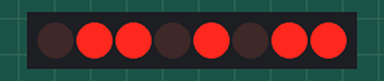
The sketch below on a simulated ESP32. Parts: 8 shift-register outputs drawn as a row of LEDs (first output left, lit = HIGH). Wiring (inferred from the names in the program): shift register (74HC595): data GPIO 25; shift clock GPIO 32; latch GPIO 33. Wiring (inferred from the signals the program sends): row of LEDs: on Q0, Q1, Q2, Q3, Q4, Q5, Q6, Q7.

Above: at 0.02 s.
At 6.1 s:
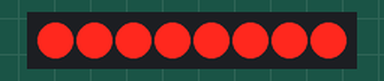
Timing chart, 0 to 7.6 s (numbered marks = the images above):
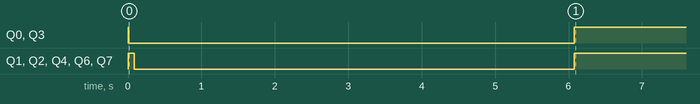

The sketch:

esp32-st7529-midas-lcd.ino
```cpp
/* ---------------------------------------------------------- */
// ESP32-Treiber für das ST7529-basierte MCCOG240160C6W-FPTLW //
// von Tim van den Boom, Studienarbeit im 6. Semester - 2026  //
/* ---------------------------------------------------------- */

// Wichtige Informationen zum Initialisierungsprozess des Midas-Displays stammen aus folgendem Github-Code:
// https://github.com/augustofg/libst7529

// Kommentare mit eckigen Klammern beziehen sich als Referenz auf die Seitenzahl im Datenblatt des ST7529


/*
// Erforderliche Libraries ------------------------------------------------------------------------
*/

#include <Arduino.h>
#include <Adafruit_GFX.h>
#include <Fonts/FreeSansBold7pt7b.h>
#include <Fonts/FreeSansBold18pt7b.h>


/*
// Globale Variablen ------------------------------------------------------------------------------
*/

// Puffer: 1 Byte pro Pixel (Werte 0-31)
// 240 * 160 = 38400 Bytes
uint8_t framebuffer[38400];


/*
// Pin-Definition ---------------------------------------------------------------------------------
*/

// Für das Schieberegister 595
const int PIN_SHIFT = 32;   // SRCLK
const int PIN_STORE = 33;   // RCLK
const int PIN_DATA  = 25;   // SER


// Legacy: Parallelbus
/*
const int LCD_D0 = 13; const int LCD_D1 = 12;
const int LCD_D2 = 33; const int LCD_D3 = 32;
const int LCD_D4 = 25; const int LCD_D5 = 23;
const int LCD_D6 = 22; const int LCD_D7 = 21;

*/
const int LCD_WR = 14;
const int LCD_RS = 26;


/*
// Legacy: Parallele Pins
pinMode(LCD_D0, OUTPUT); pinMode(LCD_D1, OUTPUT);
pinMode(LCD_D2, OUTPUT); pinMode(LCD_D3, OUTPUT);
pinMode(LCD_D4, OUTPUT); pinMode(LCD_D5, OUTPUT);
pinMode(LCD_D6, OUTPUT); pinMode(LCD_D7, OUTPUT);
*/


/*
// Icons als Byte-Array
*/

// 'battery-charging', 24x24px
const unsigned char epd_bitmap_battery_charging [] PROGMEM = {
	0x00, 0x00, 0x00, 0x00, 0x00, 0x00, 0x00, 0x00, 0x00, 0x00, 0x00, 0x00, 0x00, 0x00, 0x00, 0x3f,
	0xff, 0xe0, 0x7f, 0xff, 0xf0, 0xc0, 0x00, 0x18, 0xc0, 0x20, 0x18, 0xc0, 0x60, 0x18, 0xc0, 0xc0,
	0x1b, 0xc0, 0xf8, 0x1b, 0xc0, 0xf8, 0x1b, 0xc0, 0x18, 0x1b, 0xc0, 0x30, 0x18, 0xc0, 0x20, 0x18,
	0xc0, 0x00, 0x18, 0x7f, 0xff, 0xf0, 0x3f, 0xff, 0xe0, 0x00, 0x00, 0x00, 0x00, 0x00, 0x00, 0x00,
	0x00, 0x00, 0x00, 0x00, 0x00, 0x00, 0x00, 0x00
};
// 'battery-empty', 24x24px
const unsigned char epd_bitmap_battery_empty [] PROGMEM = {
	0x00, 0x00, 0x00, 0x00, 0x00, 0x00, 0x00, 0x00, 0x00, 0x00, 0x00, 0x00, 0x00, 0x00, 0x00, 0x3f,
	0xff, 0xe0, 0x7f, 0xff, 0xf0, 0xc0, 0x00, 0x18, 0xc0, 0x00, 0x18, 0xc0, 0x00, 0x18, 0xc0, 0x00,
	0x1b, 0xc0, 0x00, 0x1b, 0xc0, 0x00, 0x1b, 0xc0, 0x00, 0x1b, 0xc0, 0x00, 0x18, 0xc0, 0x00, 0x18,
	0xc0, 0x00, 0x18, 0x7f, 0xff, 0xf0, 0x3f, 0xff, 0xe0, 0x00, 0x00, 0x00, 0x00, 0x00, 0x00, 0x00,
	0x00, 0x00, 0x00, 0x00, 0x00, 0x00, 0x00, 0x00
};
// 'battery-full', 24x24px
const unsigned char epd_bitmap_battery_full [] PROGMEM = {
	0x00, 0x00, 0x00, 0x00, 0x00, 0x00, 0x00, 0x00, 0x00, 0x00, 0x00, 0x00, 0x00, 0x00, 0x00, 0x3f,
	0xff, 0xe0, 0x7f, 0xff, 0xf0, 0xc0, 0x00, 0x18, 0xcf, 0xff, 0x98, 0xdf, 0xff, 0xd8, 0xd8, 0x00,
	0xdb, 0xd8, 0x00, 0xdb, 0xd8, 0x00, 0xdb, 0xd8, 0x00, 0xdb, 0xdf, 0xff, 0xd8, 0xcf, 0xff, 0x98,
	0xc0, 0x00, 0x18, 0x7f, 0xff, 0xf0, 0x3f, 0xff, 0xe0, 0x00, 0x00, 0x00, 0x00, 0x00, 0x00, 0x00,
	0x00, 0x00, 0x00, 0x00, 0x00, 0x00, 0x00, 0x00
};
// 'battery25', 24x24px
const unsigned char epd_bitmap_battery25 [] PROGMEM = {
	0x00, 0x00, 0x00, 0x00, 0x00, 0x00, 0x00, 0x00, 0x00, 0x00, 0x00, 0x00, 0x00, 0x00, 0x00, 0x3f,
	0xff, 0xe0, 0x7f, 0xff, 0xf0, 0xc0, 0x00, 0x18, 0xce, 0x00, 0x18, 0xdf, 0x00, 0x18, 0xdb, 0x00,
	0x1b, 0xdb, 0x00, 0x1b, 0xdb, 0x00, 0x1b, 0xdb, 0x00, 0x1b, 0xdf, 0x00, 0x18, 0xce, 0x00, 0x18,
	0xc0, 0x00, 0x18, 0x7f, 0xff, 0xf0, 0x3f, 0xff, 0xe0, 0x00, 0x00, 0x00, 0x00, 0x00, 0x00, 0x00,
	0x00, 0x00, 0x00, 0x00, 0x00, 0x00, 0x00, 0x00
};
// 'battery50', 24x24px
const unsigned char epd_bitmap_battery50 [] PROGMEM = {
	0x7f, 0xff, 0xf0, 0xff, 0xff, 0xf8, 0xc0, 0x00, 0x18, 0xcf, 0xc0, 0x18, 0xdf, 0xe0, 0x19, 0xd8,
	0x60, 0x1b, 0xd8, 0x60, 0x1b, 0xd8, 0x60, 0x1b, 0xd8, 0x60, 0x1b, 0xdf, 0xe0, 0x19, 0xcf, 0xc0,
	0x18, 0xc0, 0x00, 0x18, 0xff, 0xff, 0xf8, 0x7f, 0xff, 0xf0, 0x00, 0x00, 0x00, 0x00, 0x00, 0x00,
	0x00, 0x00, 0x00, 0x00, 0x00, 0x00, 0x00, 0x00, 0x00, 0x00, 0x00, 0x00, 0x00, 0x00, 0x00, 0x00,
	0x00, 0x00, 0x00, 0x00, 0x00, 0x00, 0x00, 0x00
};
// 'battery75', 24x24px
const unsigned char epd_bitmap_battery75 [] PROGMEM = {
	0x00, 0x00, 0x00, 0x00, 0x00, 0x00, 0x00, 0x00, 0x00, 0x00, 0x00, 0x00, 0x00, 0x00, 0x00, 0x3f,
	0xff, 0xe0, 0x7f, 0xff, 0xf0, 0xc0, 0x00, 0x18, 0xcf, 0xfc, 0x18, 0xdf, 0xfe, 0x18, 0xd8, 0x06,
	0x1b, 0xd8, 0x06, 0x1b, 0xd8, 0x06, 0x1b, 0xd8, 0x06, 0x1b, 0xdf, 0xfe, 0x18, 0xcf, 0xfc, 0x18,
	0xc0, 0x00, 0x18, 0x7f, 0xff, 0xf0, 0x3f, 0xff, 0xe0, 0x00, 0x00, 0x00, 0x00, 0x00, 0x00, 0x00,
	0x00, 0x00, 0x00, 0x00, 0x00, 0x00, 0x00, 0x00
};
// 'gps', 24x24px
const unsigned char epd_bitmap_gps [] PROGMEM = {
	0x3c, 0x3e, 0x1e, 0x7e, 0x3f, 0x3c, 0x40, 0x21, 0x60, 0xc0, 0x21, 0x20, 0xcf, 0xbf, 0x3e, 0xc1,
	0xbe, 0x03, 0x43, 0x20, 0x03, 0x7f, 0x20, 0x3f, 0x3c, 0x20, 0x3e, 0x00, 0x00, 0x00, 0x00, 0x00,
	0x00, 0x00, 0x00, 0x00, 0x00, 0x00, 0x00, 0x00, 0x00, 0x00, 0x00, 0x00, 0x00, 0x00, 0x00, 0x00,
	0x00, 0x00, 0x00, 0x00, 0x00, 0x00, 0x00, 0x00, 0x00, 0x00, 0x00, 0x00, 0x00, 0x00, 0x00, 0x00,
	0x00, 0x00, 0x00, 0x00, 0x00, 0x00, 0x00, 0x00
};
// 'heart', 24x24px
const unsigned char epd_bitmap_heart [] PROGMEM = {
	0x00, 0x00, 0x00, 0x00, 0x00, 0x00, 0x03, 0x81, 0xc0, 0x0f, 0xe7, 0xf0, 0x1f, 0xff, 0xf8, 0x3f,
	0xff, 0xfc, 0x3f, 0xff, 0xfc, 0x7f, 0xff, 0xfe, 0x7f, 0xff, 0xfe, 0x7f, 0xff, 0xfe, 0x7f, 0xff,
	0xfe, 0x3f, 0xff, 0xfc, 0x3f, 0xff, 0xfc, 0x1f, 0xff, 0xf8, 0x0f, 0xff, 0xf0, 0x07, 0xff, 0xe0,
	0x03, 0xff, 0xc0, 0x01, 0xff, 0x80, 0x00, 0xff, 0x00, 0x00, 0x7e, 0x00, 0x00, 0x3c, 0x00, 0x00,
	0x18, 0x00, 0x00, 0x00, 0x00, 0x00, 0x00, 0x00
};


/*
// Ein Byte-Wert wird in 8 Bit zerlegt und gleichzeitig auf den Datenbus geschrieben --------------
*/
void writeBus(uint8_t val) {

  // Legacy: Parallele Pins
  /*
  digitalWrite(LCD_D0, (val & 0b00000001) >> 0 );
  digitalWrite(LCD_D1, (val & 0b00000010) >> 1 );
  digitalWrite(LCD_D2, (val & 0b00000100) >> 2 );
  digitalWrite(LCD_D3, (val & 0b00001000) >> 3 );
  digitalWrite(LCD_D4, (val & 0b00010000) >> 4 );
  digitalWrite(LCD_D5, (val & 0b00100000) >> 5 );
  digitalWrite(LCD_D6, (val & 0b01000000) >> 6 );
  digitalWrite(LCD_D7, (val & 0b10000000) >> 7 );
  */

  digitalWrite(PIN_STORE, LOW);
  shiftOut(PIN_DATA, PIN_SHIFT, MSBFIRST, val);
  digitalWrite(PIN_STORE, HIGH);

  digitalWrite(LCD_WR, LOW); // Write enable clock input pin: The data on DB0 to DB15 are latched at the rising edge of the /WR signal. [14]
  delayMicroseconds(1);      // so wird eine steigende Flanke garantiert (1 us)
  digitalWrite(LCD_WR, HIGH);
}

/*
// Sende einen BEFEHL an den Display-IC -----------------------------------------------------------
*/
void writeCmd(uint8_t cmd) {
  //digitalWrite(LCD_CS, LOW); // Chip enable - active LOW wenn Befehle gesendet werden sollen [14]
  digitalWrite(LCD_RS, LOW); // Wird ein Befehl geschrieben, ist RS (im Datenblatt A0) LOW [14]
  writeBus(cmd);             // das Byte wird parallel abgeschickt
  //digitalWrite(LCD_CS, HIGH);
}

/*
// Sende einen DATENSATZ an den Display-IC --------------------------------------------------------
*/
void writeData(uint8_t data) {
  //digitalWrite(LCD_CS, LOW);
  digitalWrite(LCD_RS, HIGH); // Werden Daten geschrieben, ist RS (im Datenblatt A0) HIGH [14]
  writeBus(data);             // das Byte wird parallel abgeschickt
  //digitalWrite(LCD_CS, HIGH);
}


/*
//Initialisierungsprozess -------------------------------------------------------------------------
*/
void initDisplay() {

    writeCmd(0x30); // EXT IN (also EXT=0)
    writeCmd(0x94); // Sleep Out (Befehl 8)

    writeCmd(0x20);  // Power Control
    writeData(0x0b); // Booster
    delay(10);

    // Duty 160
    writeCmd(0xca); // Display Control (Befehl 6)
    writeData(0x00);
    writeData(0x27);
    writeData(0x00);

    writeCmd(0xbb); // COM Scan Direction (Befehl 5)
    writeData(0x01); // [0,0,1] (0->79, 159->80) (lt. Github-Code)

    //  Data Scan Direction (Befehl 11)
    writeCmd(0xbc);
    writeData(0x01); // Das display ist punksymmetrisch verdrahtet, daher Spielgeung um die mittlere X-Achse (vgl. Abb 42b)
    writeData(0x00); // PB2 is to change P1, P2, P3 arrangement of the segment output according to P1, P2, P3 arrangement on the LCD panel. This command will set the writing position of data (P1, P2, P3) on the display memory to be changed or not. [44]
    writeData(0x01); // 32 gray-scale 2Byte 3Pixel mode [44]

    // Analog Tuning (Midas Spezifisch)
    writeCmd(0x31); // erweiterter Befehlssatz (EXT = 1)
    writeCmd(0x32); // Analog Circuit Set [37]
    writeData(0x05);
    writeData(0x00);
    writeData(0x02);

    writeCmd(0x30); // zurück zum normalen Befehlssatz
    writeCmd(0xaf); // ON (Befehl 1)

    // Kontrast
    writeCmd(0x81); // VOLCTRL (Befehl 23) DOPPELBYTE-BEFEEHL!
    writeData(0b101101); // LSBs 101101 (D0-D5)
    writeData(0b011); // MSBs 011
    // -> 237 / 511

    // wird verwendet statt Befehl 23 ("VOLCTRL")
    for(int i=0; i<34; i++) {
      writeCmd(0xD6); // Befehl 24 "VOLUP" (EC Increase 1)
      delay(2);
    }

    writeCmd(0xA6); // DISNOR = Normal (0=Weiß, 31=Schwarz), Befehl 3

    updateDisplay();
}

/*
// Setzten eines Pixels in den Framebuffer --------------------------------------------------------
*/
void setPixel(int x, int y, uint8_t greyValue) {
    if (x < 0 || x >= 240 || y < 0 || y >= 160) return;

    // Sicherheit: Wert auf 5 Bit begrenzen (0-31)
    if (greyValue > 31) greyValue = 31;

    framebuffer[y * 240 + x] = greyValue;
}

// Schickt RAM an Display und wandelt Formate um --------------------------------------------------
void updateDisplay() {
    writeCmd(0b00010101); // Bereich Spalten (Befehl 10; "Column Address Set") [41]
    writeData(0);   // von 0
    writeData(79); // Wichtig: 3 Pixel werden nacheinander gesendet! Es sind alos 240/3 = 80 Spalten = Wert 79 (Das ist nur bei Zeilen so!!)

    writeCmd(0b01110101); // Bereich Zeilen (Befehl 9; "Line Address Set") [41]
    writeData(0); // von 0
    writeData(0x9F); // bis 160 (Zeilen sind nicht zusammengefasst)

    // Das Display geht automatisch zum nächsten Pixel über, wenn es erkannt hat, dass ein gültiger Pixel gesendet wurde!
    // "the line address is incremented by 1 and the column address is returned to the start column" [44]
    // -> es wird Spaltenweise inkrementiert und beim Überlauf in die nächste Zeile gewechselt

    writeCmd(0b01011100); // RAM Write Start (Befehl 12: "Memory write") [36]
    // "the write mode is automatically cancelled if any other command is entered." [44]

    // Hier werdne die Daten aus dem Framebuffer 3-Pixel-weise auf den Datenbus geschickt
    for (long i = 0; i < 38400; i += 3) {
        // Hole 3 Grauwerte (0-31)
        uint8_t p1 = framebuffer[i];
        uint8_t p2 = framebuffer[i+1];
        uint8_t p3 = framebuffer[i+2];

        // Ein Pixel hat 32 Graustufen -> 5 Bit
        // ein Doppelbyte hat 16 Bit
        // gemäß 2B3P, 8-bit mode [22]
        uint16_t data = (p1 << 11)   | (p2 << 6)       | (p3);

        // Senden (High Byte zuerst)
        writeData(data >> 8); // sende die 8 MSB-Bit
        writeData(data & 0xFF);// sende die 8 LSB-Bit (durch Maskierung)
    }
}

// eigene Klasse, die von Adafruit_GFX erbt -------------------------------------------------------
class MyCustomDisplay : public Adafruit_GFX {
  public:
    MyCustomDisplay(int16_t w, int16_t h) : Adafruit_GFX(w, h) {}
    void drawPixel(int16_t x, int16_t y, uint16_t color) override {
      setPixel(x, y, 0);
    }
};

// Initialisierung mit Display-Größe (Variablenübergabe an Adafruit_GFX)
MyCustomDisplay matrix(240, 160);

/*
// kleine Funktionen, um Text zu zentrieren / links / rechts darzustellen -------------------------
*/
void drawTextCentered(String text, int16_t x, int16_t y) {
  int16_t x1, y1;
  uint16_t w, h;
  matrix.getTextBounds(text, 0, 0, &x1, &y1, &w, &h);
  // Berechnung der X-Position
  x = (x - w/2);
  // Wichtig: x1 korrigiert kleine Abweichungen im Font-Design
  matrix.setCursor(x - x1, y);
  matrix.print(text);
}
void drawTextRight(String text, int16_t x, int16_t y) {
  int16_t x1, y1;
  uint16_t w, h;
  matrix.getTextBounds(text, 0, 0, &x1, &y1, &w, &h);
  x = x - w;
  matrix.setCursor(x - x1, y);
  matrix.print(text);
}
void drawTextLeft(String text, int16_t x, int16_t y) {
  matrix.setCursor(x, y);
  matrix.print(text);
}


/*
// Aufgepasst lieber Studienarbeits-Nachfolger!  --------------------------------------------------
//Hier habe ich Dir eine Beispielfunktion gebastelt, welche
//über die Parameter der Funktion schon eine
//Anzeige darstellt (gemäß Speedcoach 2)
*/
void displayParameters(String spm, String split, String chrono, String distance) {

  // Zeichnen des Rasters
  matrix.fillRect(119,20,2,160,0);
  matrix.fillRect(0,20,240,2,0);
  matrix.fillRect(0,100,240,2,0);


  matrix.drawBitmap(214, -1, epd_bitmap_battery_full, 24, 24, 0);
  matrix.drawBitmap(180, 5, epd_bitmap_gps, 24, 12, 0);
  matrix.drawBitmap(108, -1, epd_bitmap_heart, 24, 24, 0);

  matrix.setTextSize(1);
  matrix.setFont(&FreeSansBold7pt7b);
  drawTextLeft("14:45", 2, 12); // Oben links

  // Angaben
  matrix.setTextSize(2);
  matrix.setFont(&FreeSansBold18pt7b);
  drawTextCentered(spm, 60, 80); // Oben links

  matrix.setTextSize(1);
  drawTextCentered(split, 180, 65); // Oben rechts
  drawTextLeft(chrono, 2, 135); // unten links
  drawTextCentered(distance, 180, 135); // unten rechts

  // Untertitel
  matrix.setTextSize(1);
  matrix.setFont(&FreeSansBold7pt7b);
  drawTextRight("SPM", 117, 97); // Oben links
  drawTextLeft("SPLIT", 122, 97); // oben rechts
  drawTextRight("/500M", 238, 97);

  drawTextRight("HRS: 0", 117, 157); // unten links
  drawTextLeft("CHRONO", 2, 157);
  drawTextLeft("DISTANCE", 122, 157); // unten rechts
  drawTextRight("M", 238, 157); // unten rechts


}

// Nebenfunktion, um die seit Systemstart verstrichene Zeit zu ermitteln --------------------------
String getFormattedTime() {
  unsigned long currentMillis = millis();

  // Berechnung
  unsigned long totalSeconds = currentMillis / 1000;
  unsigned long minutes = totalSeconds / 60;
  unsigned long seconds = totalSeconds % 60;

  // die Millisekunden der aktuellen Sekunde (0-999)
  // und teile durch 100, um nur die erste Ziffer (0-9) zu erhalten.
  unsigned long tenths = (currentMillis % 1000) / 100;

  // Formatierung: MM:SS:z
  char buffer[10];
  sprintf(buffer, "%02lu:%02lu:%1lu", minutes, seconds, tenths);

  return String(buffer);
}

void setup() { //------------------------------------------------------------------------------------

  pinMode(PIN_STORE, OUTPUT);
  pinMode(PIN_SHIFT, OUTPUT);
  pinMode(PIN_DATA, OUTPUT);

  pinMode(LCD_WR, OUTPUT);
  pinMode(LCD_RS, OUTPUT);

  digitalWrite(LCD_WR, HIGH); // Write enable input,active LOW


  initDisplay();
  Serial.begin(115200);
}

void loop() {

  // gesamtes Display leeren - Wichtig, da Adafruit_GFX keine Pixel "löscht"!
  memset(framebuffer, 31, sizeof(framebuffer));

  displayParameters("32","1:51",getFormattedTime(),"2056");

  updateDisplay();


}
```

Source omitted: nsBold18pt7b.h (data table, 34117 bytes), SansBold7pt7b.h (data table, 9902 bytes)

Measured:
- by itself, Q0, Q3: HIGH → LOW at 0.01 s, → HIGH 6.1 s later
- by itself, Q1, Q2, Q4, Q6, Q7: HIGH → LOW at 0.09 s, → HIGH 6.0 s later
